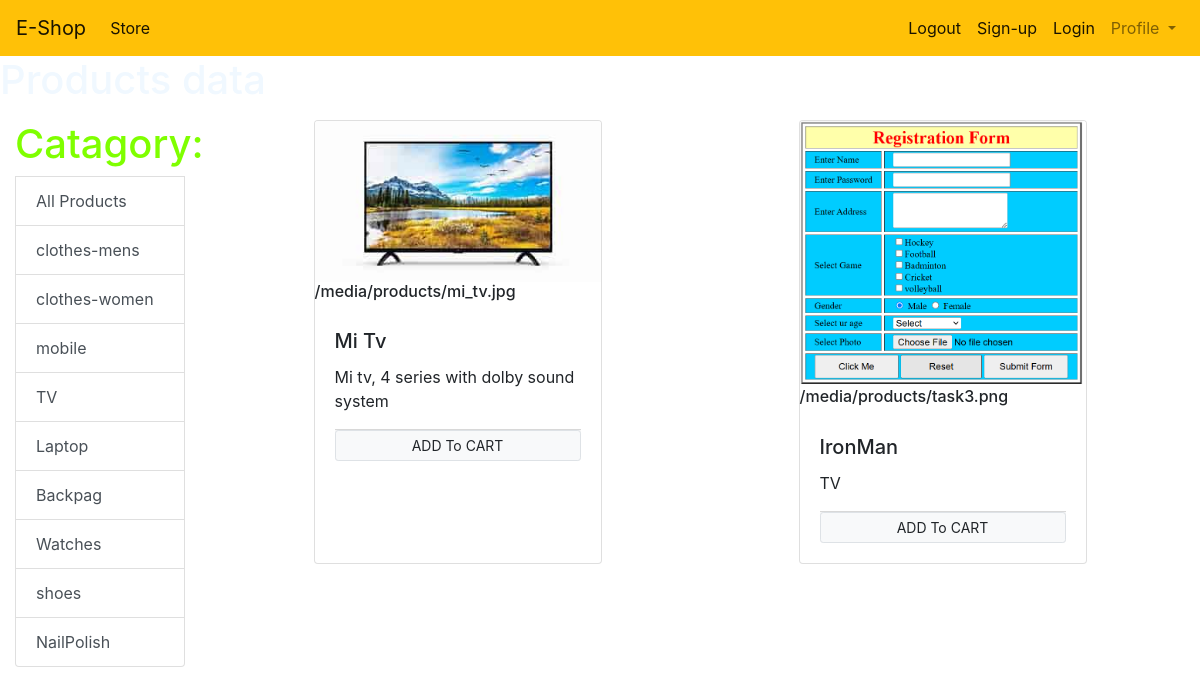
/?catagory=4, run on the app's committed database.
### store/models/catagory.py (models this page shows, shortened)
class Catagory(models.Model):
    objects = None
    name=models.CharField(max_length=50)

### store/models/product.py (models this page shows)
class Product(models.Model):
    name = models.CharField(max_length=50)
    price = models.IntegerField(default=0)
    catagory = models.ForeignKey(Catagory,on_delete=models.CASCADE,default=1)
    description = models.CharField(max_length=200,default=None)
    image = models.ImageField(upload_to='products/')

### store/views/home.py (the view, shortened to what this page needs)
# urls.py: path('',home.IndexView.as_view(),name='home_url'),
class IndexView(View):
    def get(self,request):
        cart = request.session.get('cart')
        if not cart:
            request.session['cart']={}
        template_name = 'stores/index.html'
        product_data = None
        catagories = Catagory.objects.all()
        catagoryID = request.GET.get('catagory')
        if catagoryID:
            product_data = Product.objects.filter(catagory=catagoryID)
        else:
            product_data = Product.objects.all()
        data = {}
        data['products'] = product_data
        data['catagories'] = catagories
        print('You are:',request.session.get('email'))
        context = {'product_data': product_data, 'catagories': catagories, 'data': data}
        return render(request, template_name, context)

### store/templatetags/cart.py (called while the page is built)
@register.filter(name='is_in_cart')
def is_in_cart(product,cart):
    keys = cart.keys()
    for id in keys:
        if int(id)==product.id:
            return True
    return False

### templates/stores/index.html (shortened to what this page needs)
{% extends 'base.html' %}
{% load static %}
{% load cart %}
  {% block content %}
        <centre><h1 style="color: aliceblue;">Products data</h1></centre>
<div class="container-fluid mt-3">
    <div class="row">
      <div class="col-lg-2 mx-auto">
        <div class="list-group">
          <h1 style="color:chartreuse">Catagory:</h1>
          <a href="/" class="list-group-item list-group-item-action">All Products</a>
          {% for catagory in catagories %}
          <a href="/?catagory={{catagory.id}}" class="list-group-item list-group-item-action">{{catagory.name}}</a>
          {% endfor %}
        </div>
      </div>
      <div class="products col-lg-10 mx-auto">
        <div class="row mx-auto">
          {% for product in product_data %}
              <div class="card mx-auto mb-3" id="{product.id}" style="width: 18rem;">
                  <img class="card-img-top" src="{{product.image.url}}" alt="Card image cap">
                  <h6>{{product.image.url}}</h6>
                  <div class="card-body">
                    <h5 class="card-title">{{product.name}}</h5>
                    <p class="card-text">{{product.description}}</p>
          <div class="card-footer p-0">
            {% if product|is_in_cart:request.session.cart %}
            <div class="row no-gutters ">
              <form  action="/" method="post" class="col-2">
                {% csrf_token %}
                <input type="text"  hidden value="{{product.id}}" name="product"/>
                <input type="text" hidden  name="remove" value="True"/>
                <input type="submit" value=" - " class="btn btn-block btn-secondary"/>
              </form>
              <div class="text-center col">{{product|cart_quantity:request.session.cart}} in Cart</div>
              <form  action="/" method="post" class="col-2">
                {% csrf_token %}
                <input type="text"  hidden value="{{product.id}}" name="product">
                <input type="submit" value=" + " class="btn btn-block btn-secondary"/>
              </form>
            </div>
            {% else %}
             <form action="/#{{product.id}}" method="post" class="btn-block">
                          <input  type="submit" class="btn btn-sm border btn-light btn-block" value="ADD To CART">
                      </form>
            {% endif %}
                  </div>
                </div>
              </div>
          {% endfor %}
      </div>
      </div>
    </div>
    </div>
    {% endblock %}

### data on the page
Catagory: name "clothes-mens"
Catagory: name "clothes-women"
Catagory: name "mobile"
Catagory: name "TV"
Catagory: name "Laptop"
Catagory: name "Backpag"
Catagory: name "Watches"
Catagory: name "shoes"
Catagory: name "NailPolish"
Product: image (picture), image "/media/products/mi_tv.jpg", name "Mi Tv", description "Mi tv, 4 series with dolby sound system"
Product: image (picture), image "/media/products/task3.png", name "IronMan", description "TV"
